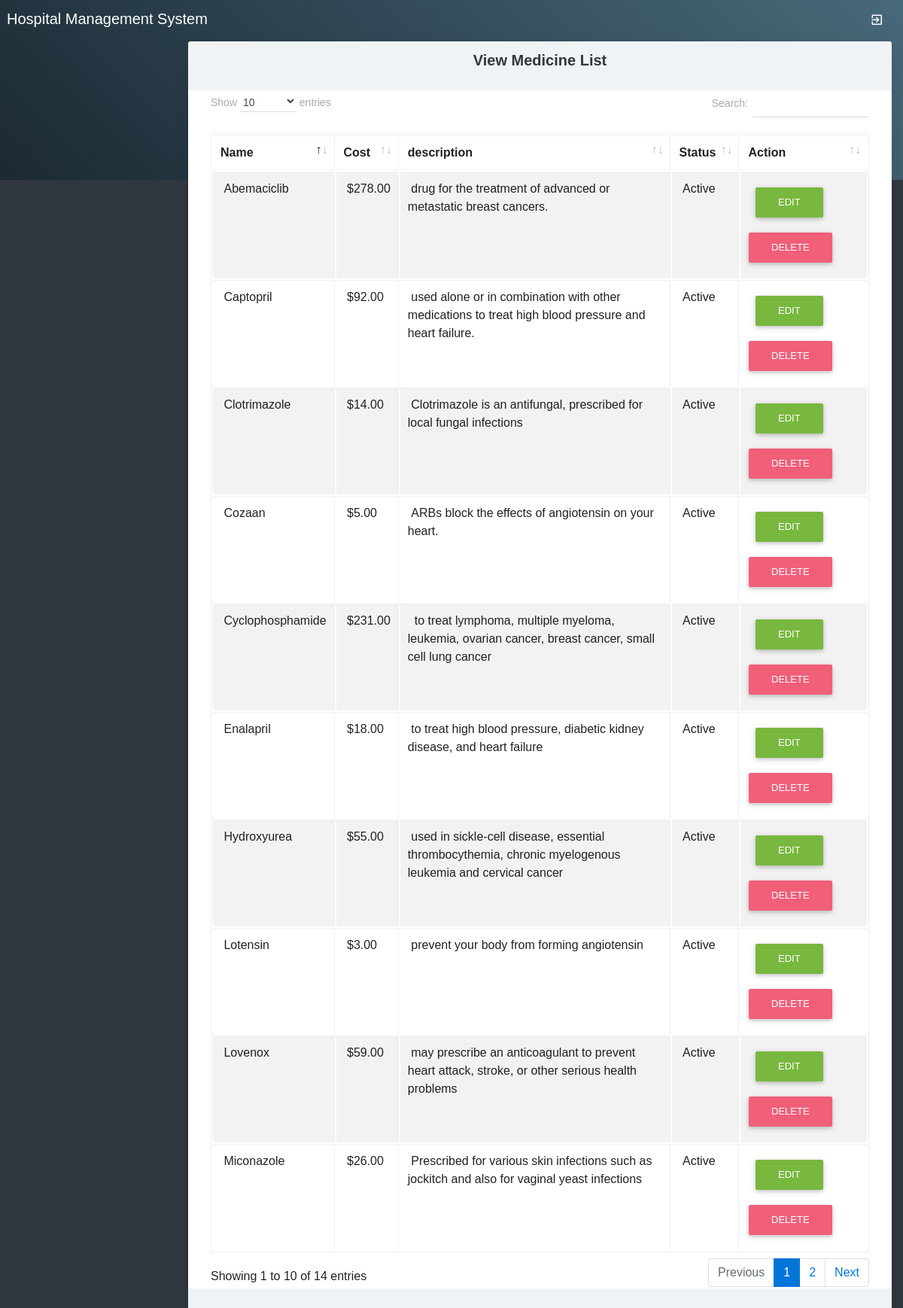
The page /viewmedicine.php on the database its author committed.
### tables this page shows
CREATE TABLE `medicine` (
  `medicineid` int(10) NOT NULL,
  `medicinename` varchar(25) NOT NULL,
  `medicinecost` float(10,2) NOT NULL,
  `description` text NOT NULL,
  `status` varchar(10) NOT NULL
);

### viewmedicine.php (the view, shortened to what this page needs)
<?php
include("adformheader.php");
include("dbconnection.php");
?>
<div class="container-fluid">
  <div class="block-header">
    <h2 class="text-center">View Medicine List</h2>
  </div>
</div>
<div class="card">
  <section class="container">
    <table class="table table-bordered table-striped table-hover js-basic-example dataTable">
          <thead>
            <tr>
              <th>Name</th>
              <th>Cost</th>
              <th>description</th>
              <th>Status</th>
              <th>Action</th>
            </tr>
          </thead>
          <tbody>
            <?php
            $sql ="SELECT * FROM medicine";
            $qsql = mysqli_query($con,$sql);
            while($rs = mysqli_fetch_array($qsql))
            {
              echo "<tr>
              <td>&nbsp;$rs[medicinename]</td>
              <td>&nbsp;$$rs[medicinecost]</td>
              <td>&nbsp;$rs[description]</td>
              <td>&nbsp;$rs[status]</td>
              <td>&nbsp;
              <a href='medicine.php?editid=$rs[medicineid]' class='btn btn-raised bg-green'>Edit</a>
              <a href='viewmedicine.php?delid=$rs[medicineid]' class='btn btn-raised bg-blush'>Delete</a></td>
              </tr>";
            }
            ?>
          </tbody>
        </table>
      </section>
    </div>
<?php
include("adformfooter.php");
?>

### rows shown on the page
medicine: medicinename "Clotrimazole", medicinecost "14.00", description "Clotrimazole is an antifungal, prescribed for local fungal infections", status "Active"
medicine: medicinename "Miconazole", medicinecost "26.00", description "Prescribed for various skin infections such as jockitch and also for vaginal yeast infections", status "Active"
medicine: medicinename "Lotensin", medicinecost "3.00", description "prevent your body from forming angiotensin", status "Active"
medicine: medicinename "Cozaan", medicinecost "5.00", description "ARBs block the effects of angiotensin on your heart.", status "Active"
medicine: medicinename "Lovenox", medicinecost "59.00", description "may prescribe an anticoagulant to prevent heart attack, stroke, or other serious health problems", status "Active"
medicine: medicinename "Abemaciclib", medicinecost "278.00", description "drug for the treatment of advanced or metastatic breast cancers.", status "Active"
medicine: medicinename "Cyclophosphamide", medicinecost "231.00", description "to treat lymphoma, multiple myeloma, leukemia, ovarian cancer, breast cancer, small cell lung cancer", status "Active"
medicine: medicinename "Captopril", medicinecost "92.00", description "used alone or in combination with other medications to treat high blood pressure and heart failure.", status "Active"
medicine: medicinename "Enalapril", medicinecost "18.00", description "to treat high blood pressure, diabetic kidney disease, and heart failure", status "Active"
medicine: medicinename "Hydroxyurea", medicinecost "55.00", description "used in sickle-cell disease, essential thrombocythemia, chronic myelogenous leukemia and cervical cancer", status "Active"
